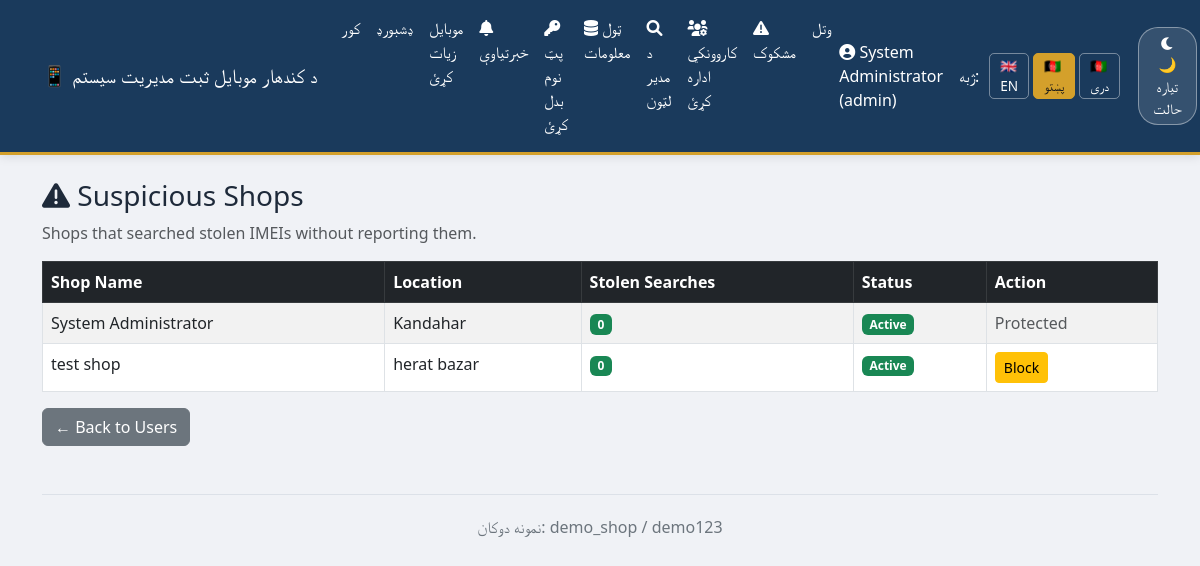
Page /admin/suspicious-shops?lang=ps (signed in) on the committed database.
### app.py (models this page shows)
class Shop(UserMixin, db.Model):
    __tablename__ = 'shops'
    id = db.Column(db.Integer, primary_key=True)
    shop_name = db.Column(db.String(100), nullable=False)
    location = db.Column(db.String(200), nullable=False)
    contact = db.Column(db.String(20))
    email = db.Column(db.String(120), unique=True, nullable=True)
    username = db.Column(db.String(80), unique=True, nullable=False)
    password_hash = db.Column(db.String(200), nullable=False)
    role = db.Column(db.String(20), default='shop')
    is_blocked = db.Column(db.Boolean, default=False)
    mobiles = db.relationship('Mobile', backref='owner_shop', lazy=True, cascade="all, delete-orphan")

### app.py (the view)
@app.route('/admin/suspicious-shops')
@login_required
def admin_suspicious_shops():
    if current_user.role != 'admin':
        flash('Access denied.', 'danger')
        return redirect(url_for('shop_dashboard'))
    from sqlalchemy import func
    suspicious_shops = db.session.query(Shop, func.count(IMEICheckLog.id).label('search_count')).outerjoin(IMEICheckLog, (IMEICheckLog.checked_by == db.func.cast(Shop.id, db.String)) & (IMEICheckLog.status == 'suspicious_search')).group_by(Shop.id).all()
    return render_template('admin_suspicious_shops.html', shops=suspicious_shops)

### app.py (called while the page is built)
@app.before_request
def set_language():
    lang = request.args.get('lang')
    if lang in LANGUAGES:
        session['lang'] = lang
    if 'lang' not in session:
        session['lang'] = 'en'

def get_text(key):
    lang = session.get('lang', 'en')
    return T[lang].get(key, key)

@app.context_processor
def inject_translations():
    return dict(t=get_text, current_lang=session.get('lang', 'en'))

@login_manager.user_loader
def load_user(shop_id):
    return Shop.query.get(int(shop_id))

### templates/admin_suspicious_shops.html
{% extends "base.html" %}
{% block content %}
<h3><i class="fas fa-exclamation-triangle"></i> Suspicious Shops</h3>
<p class="text-muted">Shops that searched stolen IMEIs without reporting them.</p>
<table class="table table-striped table-bordered">
    <thead class="table-dark">
        <tr>
            <th>Shop Name</th>
            <th>Location</th>
            <th>Stolen Searches</th>
            <th>Status</th>
            <th>Action</th>
        </tr>
    </thead>
    <tbody>
    {% for shop, count in shops %}
    <tr>
        <td>{{ shop.shop_name }}</td>
        <td>{{ shop.location }}</td>
        <td>
            {% if count > 0 %}
                <span class="badge bg-danger">{{ count }}</span>
            {% else %}
                <span class="badge bg-success">0</span>
            {% endif %}
        </td>
        <td>
            {% if shop.is_blocked %}
                <span class="badge bg-danger">BLOCKED</span>
            {% else %}
                <span class="badge bg-success">Active</span>
            {% endif %}
        </td>
        <td>
            {% if shop.username != 'admin' %}
            <form method="POST" action="/admin/toggle-block/{{ shop.id }}">
                <button class="btn btn-sm {% if shop.is_blocked %}btn-success{% else %}btn-warning{% endif %}">
                    {% if shop.is_blocked %}Unblock{% else %}Block{% endif %}
                </button>
            </form>
            {% else %}
            <span class="text-muted">Protected</span>
            {% endif %}
        </td>
    </tr>
    {% endfor %}
    </tbody>
</table>
<a href="/admin/shops" class="btn btn-secondary">← Back to Users</a>
{% endblock %}

### templates/base.html (shortened to what this page needs)
<!DOCTYPE html>
<html lang="{{ current_lang }}">
<head>
    <link href="https://cdn.jsdelivr.net/npm/bootstrap@5.3.0/dist/css/bootstrap.min.css" rel="stylesheet">
    <link rel="stylesheet" href="https://cdnjs.cloudflare.com/ajax/libs/font-awesome/6.0.0-beta3/css/all.min.css">
</head>
<body>
    <nav class="navbar navbar-expand-lg navbar-custom">
        <div class="container">
            <a class="navbar-brand" href="/">{{ t('app_name') }}</a>
            <div class="collapse navbar-collapse" id="navbarNav">
                <ul class="navbar-nav me-auto">
                    <li class="nav-item"><a class="nav-link" href="/">{{ t('home') }}</a></li>
                    {% if current_user.is_authenticated %}
                        <li class="nav-item"><a class="nav-link" href="/shop/dashboard">{{ t('dashboard') }}</a></li>
                        <li class="nav-item"><a class="nav-link" href="/shop/add-mobile">{{ t('add_mobile') }}</a></li>
                        <li class="nav-item">
                            <a class="nav-link" href="/shop/notifications" style="position:relative;">
                                <i class="fas fa-bell"></i> {{ t('notifications') }}
                            </a>
                        </li>
                        <li class="nav-item"><a class="nav-link" href="/shop/change-password"><i class="fas fa-key"></i> {{ t('change_password') }}</a></li>
                        {% if current_user.role == 'admin' %}
                            <li class="nav-item"><a class="nav-link" href="/admin/all-mobiles"><i class="fas fa-database"></i> {{ t('all_data') }}</a></li>
<li class="nav-item"><a class="nav-link" href="/admin/search-imei"><i class="fas fa-search"></i> {{ t('admin_search') }}</a></li>
<li class="nav-item"><a class="nav-link" href="/admin/shops"><i class="fas fa-users-cog"></i> {{ t('manage_users') }}</a></li>
<li class="nav-item"><a class="nav-link" href="/admin/suspicious-shops"><i class="fas fa-exclamation-triangle"></i> {{ t('suspicious') }}</a></li>
                        {% endif %}
                        <li class="nav-item"><a class="nav-link" href="/shop/logout">{{ t('logout') }}</a></li>
                    {% else %}
                        <li class="nav-item"><a class="nav-link" href="/shop/login">{{ t('login') }}</a></li>
                    {% endif %}
                </ul>
                {% if current_user.is_authenticated %}
                <span class="navbar-text text-white me-3">
                    <i class="fas fa-user-circle"></i> {{ current_user.shop_name }} ({{ current_user.username }})
                </span>
                {% endif %}
                <span class="navbar-text me-2" style="color: #ddd;">{{ t('switch_lang') }}:</span>
                <a href="?lang=en" class="lang-btn {% if current_lang == 'en' %}active{% endif %}">🇬🇧 EN</a>
                <a href="?lang=ps" class="lang-btn {% if current_lang == 'ps' %}active{% endif %}">🇦🇫 پښتو</a>
                <a href="?lang=fa" class="lang-btn {% if current_lang == 'fa' %}active{% endif %}">🇦🇫 دری</a>
                <button id="darkModeToggle" class="dark-toggle-btn ms-3">
                    <i class="fas fa-moon"></i> <span id="modeLabel">{{ t('dark_mode') }}</span>
                </button>
            </div>
        </div>
    </nav>
    <div class="container mt-4">
        {% block content %}{% endblock %}
        <footer class="mt-5 text-center">
            <p>{{ t('demo_creds') }}</p>
        </footer>
    </div>
</body>
</html>

### templates/base.html (style rules this page uses)
:root { --primary-blue: #1a3a5c; --gold: #d4a02b; --gold-hover: #e8b83a; --bg-body-light: #f0f2f6; --text-body-light: #1e2a3a; --bg-card-light: #ffffff; --border-light: #dce1e8; --bg-nav-light: var(--primary-blue); --text-nav-light: #ffffff; --bg-body-dark: #0f1a2b; --text-body-dark: #eaf0f8; --bg-card-dark: #1e3347; --bg-input-dark: #2a4058; --border-dark: #3a5570; --bg-nav-dark: #1a2d42; --text-nav-dark: #ffffff; }
body { background-color: var(--bg-body-light); color: var(--text-body-light); transition: background 0.3s ease, color 0.3s ease; font-family: 'Segoe UI', Tahoma, Geneva, Verdana, sans-serif; }
.navbar-custom { background: var(--bg-nav-light) !important; border-bottom: 3px solid var(--gold); box-shadow: 0 2px 10px rgba(0,0,0,0.1); }
.navbar-custom .navbar-brand, .navbar-custom .nav-link, .navbar-custom .navbar-text { color: var(--text-nav-light) !important; font-weight: 500; }
.table thead { background-color: var(--primary-blue); color: #ffffff; }
.table-striped > tbody > tr:nth-of-type(odd) { background-color: rgba(0, 0, 0, 0.03); }
footer { border-top: 1px solid var(--border-light); padding-top: 20px; color: #6c757d; }
.lang-btn { background: transparent; border: 1px solid rgba(255, 255, 255, 0.4); color: #fff; padding: 2px 10px; border-radius: 5px; cursor: pointer; margin: 0 2px; text-decoration: none; font-size: 0.85rem; transition: 0.2s; }
.lang-btn:hover, .lang-btn.active { background-color: var(--gold); border-color: var(--gold); color: #1a1a1a; }
.dark-toggle-btn { background: rgba(255, 255, 255, 0.12); border: 1px solid rgba(255, 255, 255, 0.4); color: #fff; padding: 5px 14px; border-radius: 20px; cursor: pointer; transition: 0.2s; font-size: 0.9rem; }

### rows in the picture
Shop: shop_name "System Administrator", username "admin", location "Kandahar", is_blocked "Active", shows "Protected"
Shop: shop_name "test shop", location "herat bazar", is_blocked "Active"

### other values in the picture
{{ t('app_name') }} "📱 د کندهار موبایل ثبت مدیریت سیستم"
{{ t('home') }} "کور"
{{ t('dashboard') }} "ډشبورډ"
{{ t('add_mobile') }} "موبایل زیات کړئ"
{{ t('notifications') }} "خبرتیاوې"
{{ t('change_password') }} "پټ نوم بدل کړئ"
{{ t('all_data') }} "ټول معلومات"
{{ t('admin_search') }} "د مدیر لټون"
{{ t('manage_users') }} "کاروونکي اداره کړئ"
{{ t('suspicious') }} "مشکوک"
{{ t('logout') }} "وتل"
{{ t('switch_lang') }} "ژبه"
{{ t('dark_mode') }} "🌙 تیاره حالت"
{{ t('demo_creds') }} "نمونه دوکان: demo_shop / demo123"
